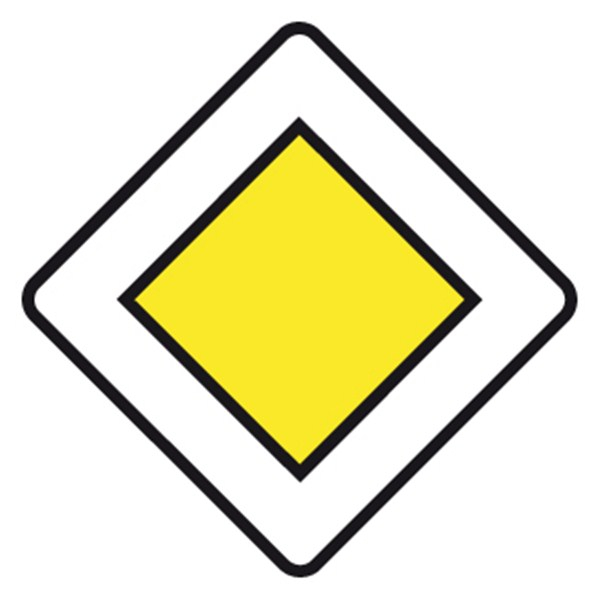
#> input picture route-prioritaire.jpg, 600 x 600 px
$ python Hough.py
#> lines starting #> are read from the running program, lines starting #| are printed output that depends on the picture; after the words box and inside, x2 and y2 are one past the last pixel; in counts of white or black regions, pixels touching at a corner belong together
import numpy as np
import matplotlib.pyplot as plt
import PIL.Image as Image
from matplotlib import cm
from random import randint


def droite(imax, jmax):
    """
    Renvoie une matrice de taille (imax, jmax) où une droite bruitée
    a été tracée pour faire des tests.
    """
    M = np.zeros((imax, jmax), dtype=np.uint8)
    for j in range(jmax):
        i = int(0.5*j + 10) + randint(-1, 1)
        if 0 <= i < imax:
            M[i, j] = 100
    return M

def niveaux_gris(M):
    n, m, k = M.shape
    A = np.zeros((n,m), dtype = np.uint8)
    for i in range(n):
        for j in range(m):
            R,V,B = M[i,j]
            A[i,j] = R//3 + V//3 + B//3 #moyenne pour saisir les points A[i,j] de la matrice M
    return A

def dyn(M):
    """
    Augmente au maximum la dynamique d'une image en niveaux de gris.
    """
    M2 = np.array(M, dtype=np.float64)
    mini = np.min(M)
    maxi = np.max(M)
    return np.array((M2 - mini)*255/(maxi - mini), dtype=np.uint8)


def contours(M):
    n, m = M.shape
    Mc = np.array(M, dtype=np.int32)
    M1 = np.zeros((n,m), dtype=np.int32)
    M2 = np.zeros((n,m), dtype=np.int32)
    M1[1:-1, :] = Mc[2:,:] - Mc[:-2,:] #derivation = filtrage passe-haut
    M2[:, 1:-1] = Mc[:,2:] - Mc[:,:-2]
    M3 = np.abs(M1) + np.abs(M2)    #norme du grad de l'intensite lumineuse
    M4 = np.array(M3, dtype=np.uint8)
    return M4

def seuil(M, s):
    """
    Applique un seuillage sur l'image M.
    """
    M[M > s] = 255
    M[M <= s] = 0
    return M

def acc(M):
    """
    Renvoie la matrice d'accumulation de Hough.
    """
    imax, jmax = M.shape
    rhomax = int(np.sqrt(imax**2 + jmax**2)) + 1
    #accumulation
    Acc = np.zeros((rhomax, 360), dtype=np.uint32)
    for i in range(imax):
        for j in range(jmax):
            if M[i, j] != 0:
                for theta in range(360):
                    t = theta*np.pi/180
                    rho = int(np.cos(t)*j + np.sin(t)*i)
                    if  0 <= rho < rhomax:
                        Acc[rho, theta] += 1

    return Acc


def detect_droites(Macc, seuil=255):
    """
    Renvoie la liste des couples (rho, theta) détectés comme droites
    dans la matrice d'accumulation
    """
    rhomax, thetamax = Macc.shape
    li = []
    for rho in range(rhomax):
        for theta in range(thetamax):
            if Macc[rho, theta] >= seuil:
                li.append((rho, theta))
    return li

def trace(Macc, M, seuil=255):
    """
    Trace les droites correspondant aux couples (rho, theta) détectés
    sur la mtrice d'accumulation.
    """
    M2 = np.zeros(M.shape, dtype=np.uint8)
    lid = detect_droites(Macc, seuil)
    print('droites détectées :',lid)
    imax, jmax = M.shape
    for (rho, theta) in lid:
        t = theta*np.pi/180
        for i in range(imax):
            j = int((rho - i*np.sin(t)) / (np.cos(t)))
            if 0 <= j < jmax:
                M2[i, j] = 255

        for j in range(jmax):
            i = int((rho - j*np.cos(t)) / (np.sin(t)))
            if 0 <= i < imax:
                M2[i, j] = 255

    return M2

def test_base():
    """
    On teste d'abord avec une unique droite bruitée pour voir.
    """
    M = droite(30, 50)
    Md = dyn(M)
    Macc = acc(Md)
    Maccd = dyn(Macc)
    M2 = trace(Maccd, M)

    fig, ax = plt.subplots(1, 3)
    ax[0].imshow(M, cmap=cm.gray, vmin=0, vmax=255)
    ax[1].imshow(Md, cmap=cm.gray, vmin=0, vmax=255)
    ax[2].imshow(M2, cmap=cm.gray, vmin=0, vmax=255)

    fig, ax = plt.subplots()
    ax.imshow(seuil(Maccd, 240), cmap=cm.gray, vmin=0, vmax=255)

def test_image():
    """
    Test avec une image de panneau routier.
    """
    im = Image.open('route-prioritaire.jpg')
#> im is the input picture: PIL image 600x600 RGB; mean R, G, B 233.3, 230.5, 201.9
    M = np.asarray(im)
    Mng = niveaux_gris(M)
#> after the loop in niveaux_gris, `for i in range(n):`:
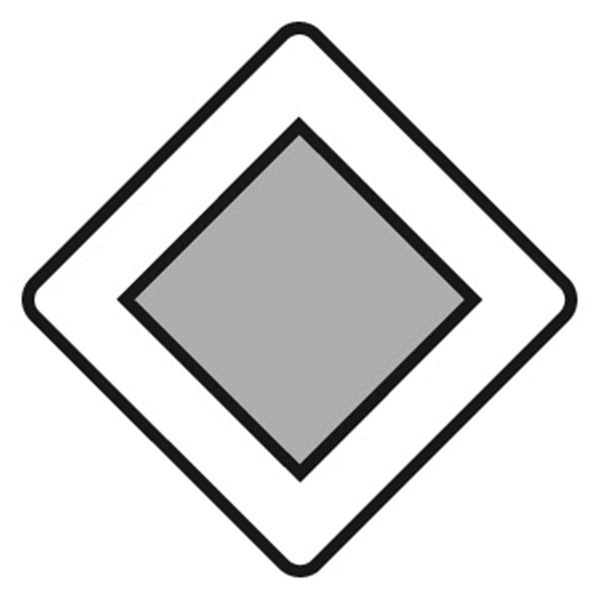
#> A: shape (600, 600); min 1, max 255, mean 221.5
    Mc = dyn(contours(Mng))
#> in contours, `Mc = np.array(M, dtype=np.int32)`:
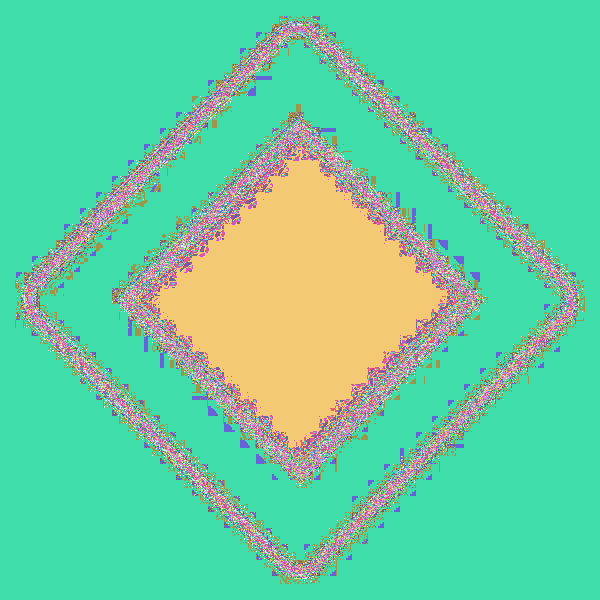
#> Mc: shape (600, 600) int32; 253 distinct labels, from 1 to 255; one colour per label, 0 black
#> in contours, `M1[1:-1, :] = Mc[2:,:] - Mc[:-2,:]`:
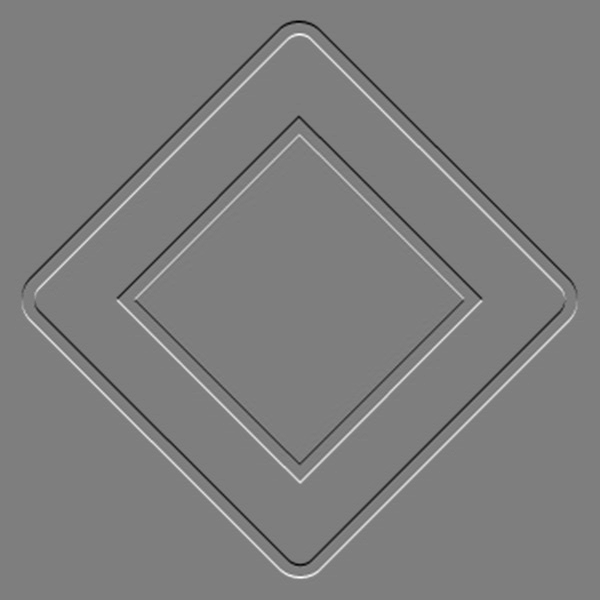
#> M1: shape (600, 600) int32; min -213, max 216, mean 0; drawn with min black and max white
#> in contours, `M4 = np.array(M3, dtype=np.uint8)`:
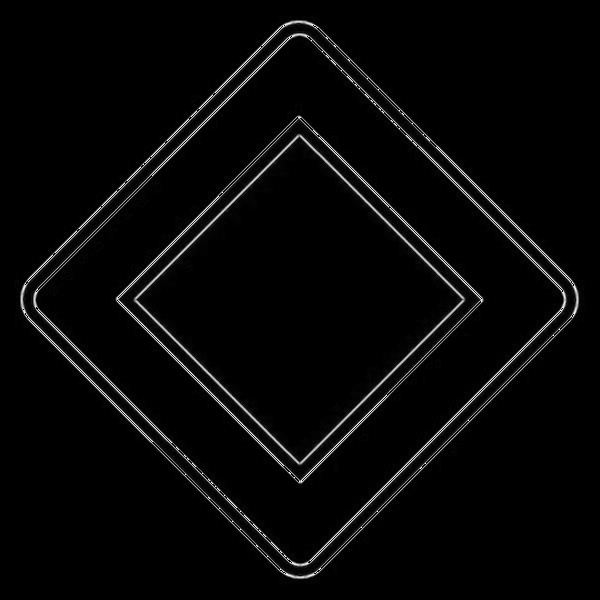
#> M4: shape (600, 600); min 0, max 255, mean 7
#> in dyn, `mini = np.min(M)`: mini = 0
#> in dyn, `maxi = np.max(M)`: maxi = 255
    Ms = seuil(Mc, 100)
#> in seuil, `M[M <= s] = 0`:
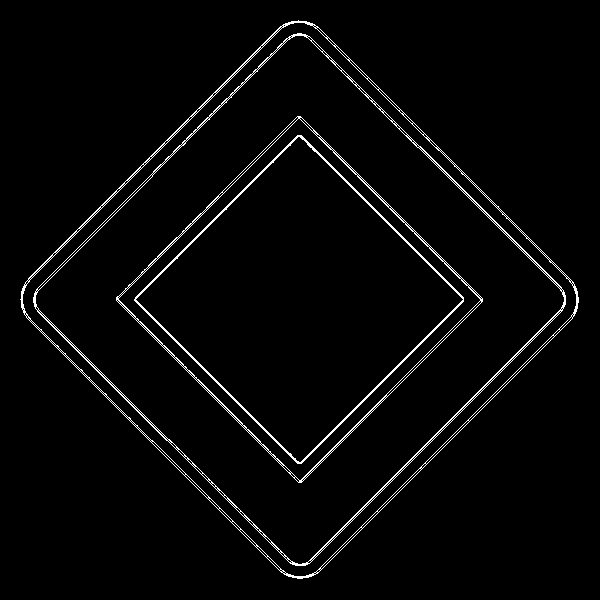
#> M: shape (600, 600); 2.7% white in thin lines or dots, all inside (x1, y1, x2, y2) = (20, 20, 579, 579)
    Macc = acc(dyn(Ms))
#> in acc, `imax, jmax = M.shape`: imax = 600
#> in acc, `rhomax = int(np.sqrt(imax**2 + jmax**2)) + 1`: rhomax = 849
#> after the loop in acc, `for i in range(imax):`:
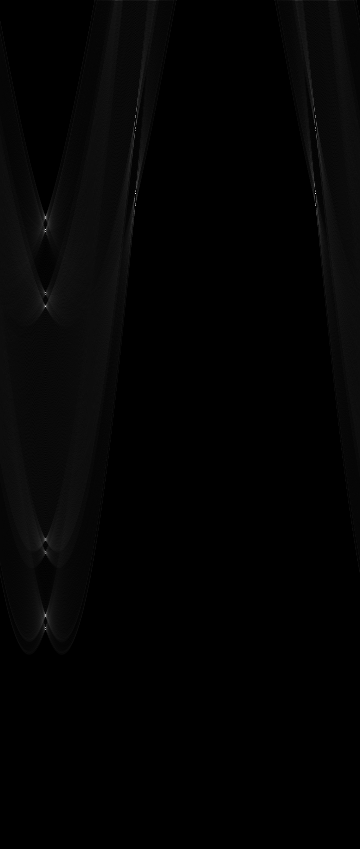
#> Acc: shape (849, 360) uint32; min 0, max 405, mean 5.7; drawn with min black and max white
    M2 = trace(Macc, Mng, 200)
#> in trace, `lid = detect_droites(Macc, seuil)`: lid = [(191, 135), (191, 315), (193, 135), (193, 315), (205, 135), (205, 315), (216, 45), (217, 45), (218, 45), (229, 45), (231, 45), (292, 45), (306, 45), (614, 45), (615, 45), (616, 45), (627, 45), (629, 45)]
#> (printed output is left out)
#> the loop in trace, `for (rho, theta) in lid:` made 18 passes
#> (rho, theta, t) on passes 1 to 12: (191, 135, 2.36), (191, 315, 5.5), (193, 135, 2.36), (193, 315, 5.5), (205, 135, 2.36), (205, 315, 5.5), (216, 45, 0.785), (217, 45, 0.785), (218, 45, 0.785), (229, 45, 0.785), (231, 45, 0.785), (292, 45, 0.785)
#> after the loop in trace, `for (rho, theta) in lid:`:
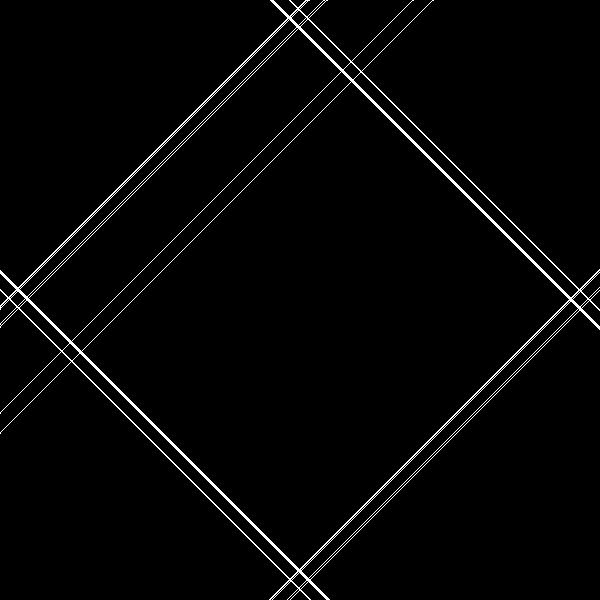
#> M2: shape (600, 600); 2.2% white in thin lines or dots

    fig, ax =plt.subplots(1, 3)
    ax[0].imshow(M, cmap=cm.gray, vmin=0, vmax=255)
    ax[1].imshow(Mc, cmap=cm.gray, vmin=0, vmax=255)
    ax[2].imshow(Ms, cmap=cm.gray, vmin=0, vmax=255)

    fig, ax = plt.subplots()
    ax.imshow(M2, cmap=cm.gray)

#test_base()
test_image()
